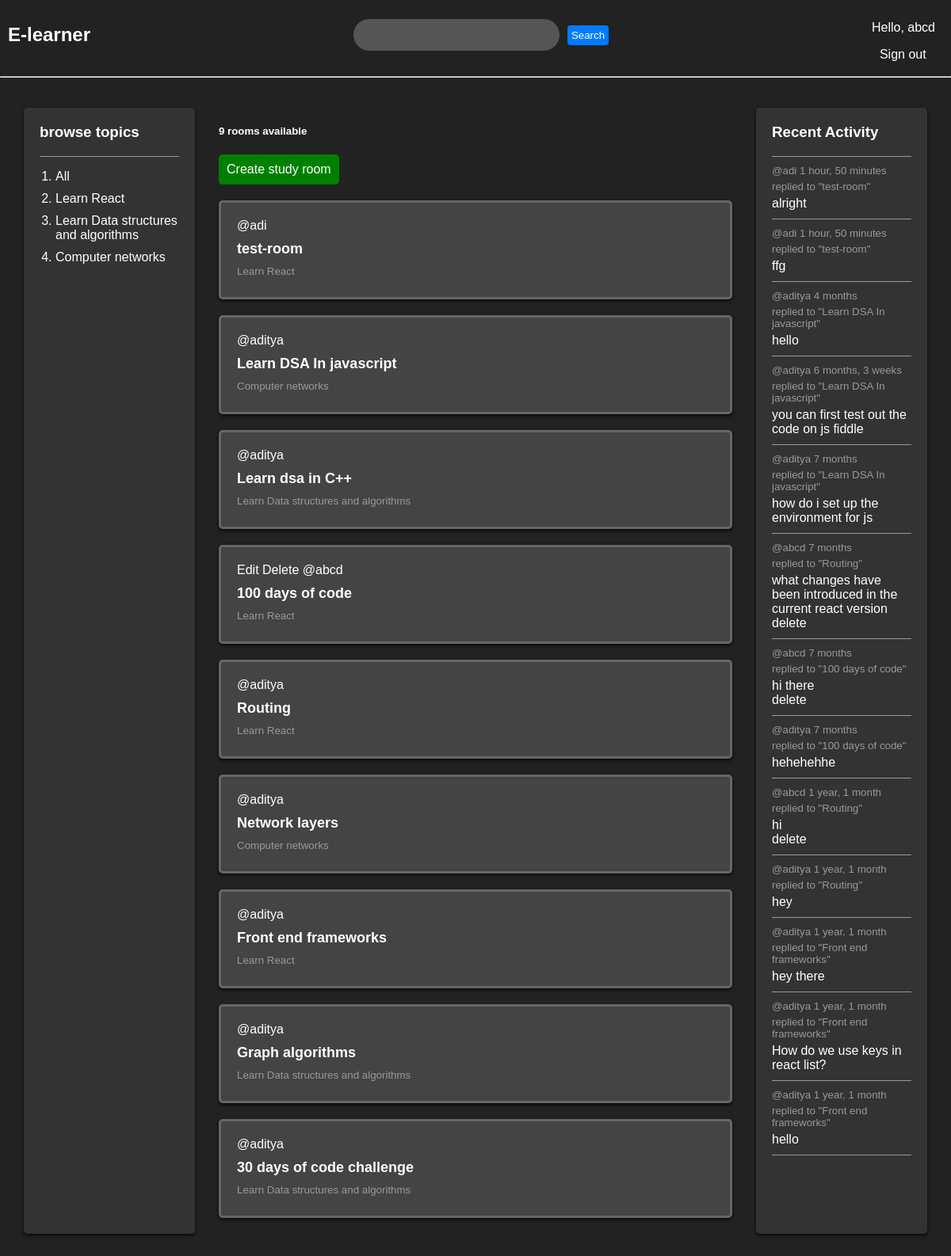
Screenshot of / (signed in) with the database file from the repository.
### base/models.py (models this page shows, shortened)
class Subject(models.Model):
    name=models.CharField(max_length=250)

class Room(models.Model):
    Chat_host=models.ForeignKey(User,on_delete=models.SET_NULL,null=True)
    subject=models.ForeignKey(Subject,on_delete=models.SET_NULL,null=True)
    name=models.CharField(max_length=200)
    description=models.TextField(null=True,blank=True)
    participants=models.ManyToManyField(User,null=True,related_name='participants',blank=True)
    updated = models.DateTimeField(auto_now=True)
    created= models.DateTimeField(auto_now_add=True)
    class Meta:
        ordering=['-updated','-created']
    def __str__(self):
        return self.name

class Message(models.Model):
      user=models.ForeignKey(User,on_delete=models.CASCADE)
      room=models.ForeignKey(Room, on_delete=models.CASCADE)
      body=models.TextField()
      updated = models.DateTimeField(auto_now=True)
      created= models.DateTimeField(auto_now_add=True)
      class Meta:
        ordering=['-updated','-created']

### base/views.py (the view)
# urls.py: path('',views.home,name="home"),
def home(request):
    q=request.GET.get('q') if request.GET.get('q')!=None else ''
    rooms=Room.objects.filter(
    Q(subject__name__icontains=q) |
    Q(name__icontains=q) |
    Q(description__icontains=q)
    )
    subjects=Subject.objects.all()
    room_count=rooms.count()
    room_messages = Message.objects.all()
    context={'rooms':rooms,'subjects':subjects,'room_count':room_count,'room_messages':room_messages}
    return render(request, 'base/home.html',context)

### base/templates/base/home.html (shortened to what this page needs)
{% extends 'mainTemp.html'  %}
{% block content %}
<div class="home-container">
    <div class="cont">
        <h3>browse topics</h3>
        <hr>
        <ol class="topic-list">
            <li><a href="{% url 'home' %}">All</a></li>
            {% for subject in subjects %}
            <li><a href="{% url 'home' %}?q={{subject.name}}">{{subject.name}}</a></li>
            {% endfor %}
        </ol>
    </div>
    <div>
     <h5>{{room_count}} rooms available</h5>
     <div style="background: green; padding: 10px; border-radius: 5px; margin-bottom: 20px; display: inline-block;">
        <a href="{% url 'create-room' %}" style="color: #fff; text-decoration: none;">Create study room</a>
    </div>
     <div>
        {% for room in rooms %}
        <div class="rm">
            {% if request.user == room.Chat_host %}
            <a href="{% url 'update-room' room.id  %}">Edit</a>
            <a href="{% url 'delete-room' room.id %}">Delete</a>
            {% endif %}
            <a href="{% url 'user-profile' room.Chat_host.id %}">@{{room.Chat_host.username}}</a>
            <h5><a href="{% url 'room' room.id %}">{{room.name}}</a></h5>
            <small>{{room.subject.name}}</small>
        </div>
        {% endfor %}
     </div>
    </div>
    <div class="rc">
        <h3>Recent Activity</h3>
        <hr>
        {% for message in room_messages %}
        <div>
            <small>@{{message.user}} {{message.created|timesince}}</small>
            <small>replied to "{{message.room}}"</small>
            <p>{{message.body}}</p>
            {% if request.user == message.user %}
            <a href="{% url 'delete-message' message.id %}">delete</a>
            {% endif %}
            <hr>
        </div>
        {% endfor %}
    </div>
</div>
{% endblock content %}

### templates/navbar.html (shortened to what this page needs)
<nav class="navbar">
    <a href="/" class="navbar-brand">
        <h1>E-learner</h1>
    </a>
    <form method="GET" action="{% url 'home' %}" class="search-form">
        <input type="text" name="q" class="search-input">
        <button type="submit" class="search-button">Search</button>
    </form>
    <div class="user-section">
        {% if request.user.is_authenticated %}
        <p class="user-greeting">Hello, {{ request.user }}</p>
        <a href="{% url 'logout' %}" class="signout-link">Sign out</a>
        {% else %}
        <a href="{% url 'login' %}" class="signin-link">Sign in</a>
        {% endif %}
    </div>
</nav>
<hr>

### templates/navbar.html (style rules this page uses)
.navbar { display: flex; justify-content: space-between; align-items: center; background-color: #222; padding: 10px; color: #fff; }
.navbar-brand { text-decoration: none; }
.search-form { display: flex; align-items: center; }
.search-input { border-radius: 25px; width: 250px; height: 30px; padding: 5px; margin-right: 10px; border: none; background-color: #555; color: #fff; }
.search-button { background-color: #007bff; color: #fff; border: none; border-radius: 4px; padding: 5px; cursor: pointer; }
.user-greeting { margin-right: 10px; }
.signin-link, .signout-link { color: #fff; text-decoration: none; margin-left: 10px; }

### base/templates/base/home.html (style rules this page uses)
body { background: #222; color: #fff; font-family: Arial, sans-serif; margin: 0; }
a { color: #fff; text-decoration: none; }
.home-container { display: grid; grid-template-columns: 1fr 3fr 1fr; gap: 30px; padding: 30px; }
.cont { background: #333; padding: 20px; border-radius: 5px; box-shadow: 0 2px 4px rgba(0, 0, 0, 0.8); }
.cont h3 { margin-top: 0; color: #fff; }
.cont hr { border: none; border-top: 1px solid #999; margin: 10px 0; }
.cont a { display: block; color: #fff; margin-bottom: 5px; }
.rm { padding: 20px; border: 3px solid #666; background: #444; margin-bottom: 20px; border-radius: 5px; box-shadow: 0 2px 4px rgba(0, 0, 0, 0.8); }
.rm a { color: #fff; }
.rm h5 { margin-top: 10px; margin-bottom: 10px; font-size: 18px; }
.rm small { color: #999; display: block; margin-bottom: 5px; }
.rc { padding: 20px; background: #333; border-radius: 5px; box-shadow: 0 2px 4px rgba(0, 0, 0, 0.8); }
.rc h3 { margin-top: 0; color: #fff; }
.rc hr { border: none; border-top: 1px solid #999; margin: 10px 0; }
.rc small { color: #999; display: block; margin-bottom: 5px; }
.rc p { margin: 0; }
.rc a { color: #fff; }
.topic-list { padding-left: 20px; }
.topic-list li { margin-bottom: 10px; }

### rows the page displays
Subject: name "Learn React"
Subject: name "Learn Data structures and algorithms"
Subject: name "Computer networks"
Room: Chat_host.username "adi", name "test-room", subject.name "Learn React"
Room: Chat_host.username "aditya", name "Learn DSA In javascript", subject.name "Computer networks"
Room: Chat_host.username "aditya", name "Learn dsa in C++", subject.name "Learn Data structures and algorithms"
Room: shows "Edit", Chat_host.username "abcd", name "100 days of code", subject.name "Learn React"
Room: Chat_host.username "aditya", name "Routing", subject.name "Learn React"
Room: Chat_host.username "aditya", name "Network layers", subject.name "Computer networks"
Room: Chat_host.username "aditya", name "Front end frameworks", subject.name "Learn React"
Room: Chat_host.username "aditya", name "Graph algorithms", subject.name "Learn Data structures and algorithms"
Room: Chat_host.username "aditya", name "30 days of code challenge", subject.name "Learn Data structures and algorithms"
Message: user "adi", created "1 hour, 50 minutes", room "test-room", body "alright"
Message: user "adi", created "1 hour, 50 minutes", room "test-room", body "ffg"
Message: user "aditya", created "4 months", room "Learn DSA In javascript", body "hello"
Message: user "aditya", created "6 months, 3 weeks", room "Learn DSA In javascript", body "you can first test out the code on js fiddle"
Message: user "aditya", created "7 months", room "Learn DSA In javascript", body "how do i set up the environment for js"
Message: user "abcd", created "7 months", room "Routing", body "what changes have been introduced in the current react version", shows "delete"
Message: user "abcd", created "7 months", room "100 days of code", body "hi there", shows "delete"
Message: user "aditya", created "7 months", room "100 days of code", body "hehehehhe"
Message: user "abcd", created "1 year, 1 month", room "Routing", body "hi", shows "delete"
Message: user "aditya", created "1 year, 1 month", room "Routing", body "hey"
Message: user "aditya", created "1 year, 1 month", room "Front end frameworks", body "hey there"
Message: user "aditya", created "1 year, 1 month", room "Front end frameworks", body "How do we use keys in react list?"
Message: user "aditya", created "1 year, 1 month", room "Front end frameworks", body "hello"

### other values shown
{{ request.user }} "abcd"
{{ room_count }} "9"
